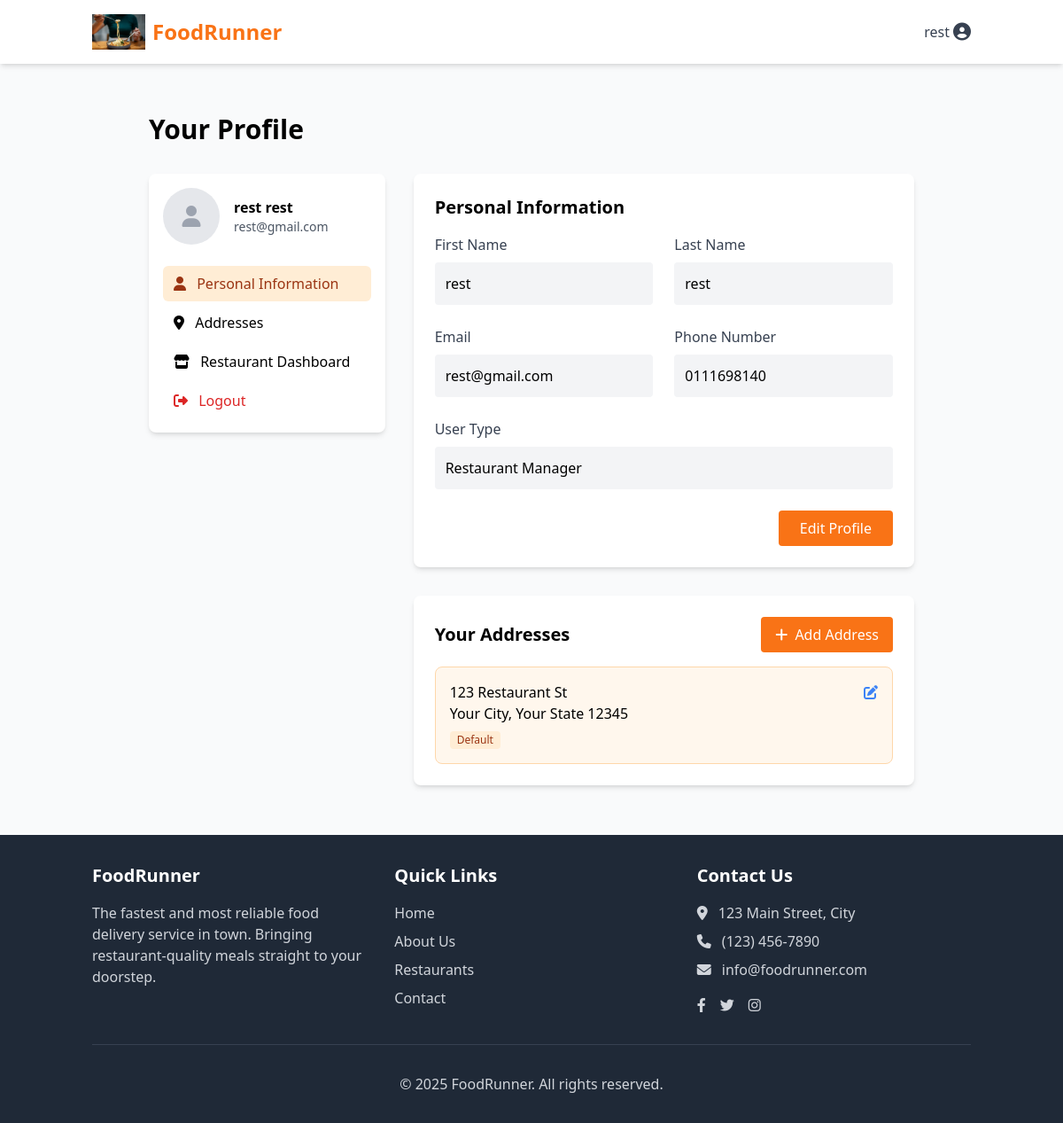
/profile/ (signed in), run on the app's committed database.
### core/models.py (models this page shows, shortened)
class User(AbstractUser):
    USER_TYPE_CHOICES = (
        ('customer', 'Customer'),
        ('restaurant', 'Restaurant Manager'),
        ('delivery', 'Delivery Person'),
        ('admin', 'Administrator'),
    )
    user_type = models.CharField(
        max_length=20,
        choices=USER_TYPE_CHOICES,
        default='customer'
    )
    phone_number = models.CharField(max_length=15, blank=True)
    profile_picture = models.ImageField(upload_to='profile_pics/', blank=True, null=True)

class Address(models.Model):
    user = models.ForeignKey(User, on_delete=models.CASCADE, related_name='addresses')
    address_line1 = models.CharField(max_length=100)
    address_line2 = models.CharField(max_length=100, blank=True)
    city = models.CharField(max_length=50)
    state = models.CharField(max_length=50)
    postal_code = models.CharField(max_length=10)
    is_default = models.BooleanField(default=False)
    class Meta:
        verbose_name_plural = "Addresses"

### core/views.py (the view)
# urls.py: path('profile/', core_views.profile_view, name='profile'),
@login_required
def profile_view(request):
    return render(request, 'profile.html')

### core/templates/profile.html (shortened to what this page needs)
{% extends 'base.html' %}
{% load static %}
{% block content %}
<div class="max-w-4xl mx-auto px-4 py-8">
    <h1 class="text-3xl font-bold mb-8">Your Profile</h1>
    <div class="grid grid-cols-1 lg:grid-cols-3 gap-8">
        <div class="lg:col-span-1">
            <div class="bg-white rounded-lg shadow-md p-4">
                <div class="flex items-center mb-6">
                    {% if user.profile_picture %}
                        <img src="{{ user.profile_picture.url }}" alt="{{ user.get_full_name }}" class="w-16 h-16 rounded-full mr-4 object-cover">
                    {% else %}
                        <div class="w-16 h-16 rounded-full bg-gray-200 flex items-center justify-center mr-4">
                            <i class="fas fa-user text-gray-400 text-2xl"></i>
                        </div>
                    {% endif %}
                    <div>
                        <h2 class="font-semibold">{{ user.get_full_name }}</h2>
                        <p class="text-gray-600 text-sm">{{ user.email }}</p>
                    </div>
                </div>
                <ul class="space-y-1">
                    <li>
                        <a href="#" class="block px-3 py-2 rounded-md bg-orange-100 text-orange-800 font-medium">
                            <i class="fas fa-user mr-2"></i> Personal Information
                        </a>
                    </li>
                    <li>
                        <a href="#" class="block px-3 py-2 rounded-md hover:bg-gray-100 transition duration-200">
                            <i class="fas fa-map-marker-alt mr-2"></i> Addresses
                        </a>
                    </li>
                    {% if user.user_type == 'customer' %}
                    <li>
                        <a href="{% url 'customers:orders' %}" class="block px-3 py-2 rounded-md hover:bg-gray-100 transition duration-200">
                            <i class="fas fa-clipboard-list mr-2"></i> Order History
                        </a>
                    </li>
                    {% elif user.user_type == 'restaurant' %}
                    <li>
                        <a href="{% url 'restaurants:dashboard' %}" class="block px-3 py-2 rounded-md hover:bg-gray-100 transition duration-200">
                            <i class="fas fa-store mr-2"></i> Restaurant Dashboard
                        </a>
                    </li>
                    {% elif user.user_type == 'delivery' %}
                    <li>
                        <a href="{% url 'delivery:dashboard' %}" class="block px-3 py-2 rounded-md hover:bg-gray-100 transition duration-200">
                            <i class="fas fa-motorcycle mr-2"></i> Delivery Dashboard
                        </a>
                    </li>
                    {% endif %}
                    <li>
                        <a href="{% url 'logout' %}" class="block px-3 py-2 rounded-md text-red-600 hover:bg-red-50 transition duration-200">
                            <i class="fas fa-sign-out-alt mr-2"></i> Logout
                        </a>
                    </li>
                </ul>
            </div>
        </div>
        <div class="lg:col-span-2">
            <div class="bg-white rounded-lg shadow-md p-6 mb-8">
                <h2 class="text-xl font-semibold mb-4">Personal Information</h2>
                <div class="grid grid-cols-1 md:grid-cols-2 gap-6 mb-6">
                    <div>
                        <label class="block text-gray-700 font-medium mb-2">First Name</label>
                        <p class="bg-gray-100 p-3 rounded">{{ user.first_name }}</p>
                    </div>
                    <div>
                        <label class="block text-gray-700 font-medium mb-2">Last Name</label>
                        <p class="bg-gray-100 p-3 rounded">{{ user.last_name }}</p>
                    </div>
                </div>
                <div class="grid grid-cols-1 md:grid-cols-2 gap-6 mb-6">
                    <div>
                        <label class="block text-gray-700 font-medium mb-2">Email</label>
                        <p class="bg-gray-100 p-3 rounded">{{ user.email }}</p>
                    </div>
                    <div>
                        <label class="block text-gray-700 font-medium mb-2">Phone Number</label>
                        <p class="bg-gray-100 p-3 rounded">{{ user.phone_number|default:"Not provided" }}</p>
                    </div>
                </div>
                <div class="mb-6">
                    <label class="block text-gray-700 font-medium mb-2">User Type</label>
                    <p class="bg-gray-100 p-3 rounded">{{ user.get_user_type_display }}</p>
                </div>
                <div class="flex justify-end">
                    <button class="bg-orange-500 text-white py-2 px-6 rounded hover:bg-orange-600 transition duration-200">
                        Edit Profile
                    </button>
                </div>
            </div>
            <div class="bg-white rounded-lg shadow-md p-6">
                <div class="flex justify-between items-center mb-4">
                    <h2 class="text-xl font-semibold">Your Addresses</h2>
                    <button class="bg-orange-500 text-white py-2 px-4 rounded hover:bg-orange-600 transition duration-200">
                        <i class="fas fa-plus mr-1"></i> Add Address
                    </button>
                </div>
                {% if user.addresses.all %}
                    <div class="space-y-4">
                        {% for address in user.addresses.all %}
                            <div class="border rounded-lg p-4 {% if address.is_default %}bg-orange-50 border-orange-200{% endif %}">
                                <div class="flex justify-between items-start">
                                    <div>
                                        <p class="font-medium">{{ address.address_line1 }}</p>
                                        <p>{{ address.city }}, {{ address.state }} {{ address.postal_code }}</p>
                                        {% if address.is_default %}
                                            <span class="bg-orange-100 text-orange-800 text-xs px-2 py-0.5 rounded mt-2 inline-block">Default</span>
                                        {% endif %}
                                    </div>
                                    <div class="flex space-x-2">
                                        <button class="text-blue-500 hover:text-blue-700">
                                            <i class="fas fa-edit"></i>
                                        </button>
                                    </div>
                                </div>
                            </div>
                        {% endfor %}
                    </div>
                {% else %}
                    <div class="text-center py-6">
                        <p class="text-gray-600">You don't have any saved addresses yet.</p>
                    </div>
                {% endif %}
            </div>
        </div>
    </div>
</div>
{% endblock %}

### core/templates/base.html (shortened to what this page needs)
<!DOCTYPE html>
<html lang="en">
<head>
    {% load static %}
    <script src="https://cdn.tailwindcss.com"></script>
    <link rel="stylesheet" href="https://cdnjs.cloudflare.com/ajax/libs/font-awesome/6.4.0/css/all.min.css">
</head>
<body class="bg-gray-50 min-h-screen flex flex-col">
    <header class="bg-white shadow-md">
        <nav class="container mx-auto px-4 py-4 flex justify-between items-center">
            <a href="{% url 'landing' %}" class="flex items-center">
                <img src="{% static 'images/logo.png' %}" alt="FoodRunner Logo" class="h-10 w-auto mr-2">
                <span class="text-2xl font-bold text-orange-500">FoodRunner</span>
            </a>
            <div class="flex items-center space-x-4">
                {% if user.is_authenticated %}
                    <div class="relative group">
                        <button class="flex items-center text-gray-700 hover:text-orange-500">
                            <span class="mr-1">{{ user.username }}</span>
                            <i class="fas fa-user-circle text-xl"></i>
                        </button>
                    </div>
                {% else %}
                    <a href="{% url 'login' %}" class="text-gray-700 hover:text-orange-500 font-semibold">Login</a>
                    <a href="{% url 'register' %}" class="bg-orange-500 text-white px-4 py-2 rounded-md hover:bg-orange-600 font-semibold">Sign Up</a>
                {% endif %}
            </div>
        </nav>
    </header>
    <main class="flex-grow container mx-auto px-4 py-6">
        {% block content %}{% endblock %}
    </main>
    <footer class="bg-gray-800 text-white py-8">
        <div class="container mx-auto px-4">
            <div class="grid grid-cols-1 md:grid-cols-3 gap-8">
                <div>
                    <h3 class="text-xl font-semibold mb-4">FoodRunner</h3>
                    <p class="text-gray-300">
                        The fastest and most reliable food delivery service in town. Bringing restaurant-quality meals straight to your doorstep.
                    </p>
                </div>
                <div>
                    <h3 class="text-xl font-semibold mb-4">Quick Links</h3>
                    <ul class="space-y-2">
                        <li><a href="{% url 'landing' %}" class="text-gray-300 hover:text-orange-400">Home</a></li>
                        <li><a href="#" class="text-gray-300 hover:text-orange-400">About Us</a></li>
                        <li><a href="#" class="text-gray-300 hover:text-orange-400">Restaurants</a></li>
                        <li><a href="#" class="text-gray-300 hover:text-orange-400">Contact</a></li>
                    </ul>
                </div>
                <div>
                    <h3 class="text-xl font-semibold mb-4">Contact Us</h3>
                    <p class="text-gray-300 mb-2">
                        <i class="fas fa-map-marker-alt mr-2"></i> 123 Main Street, City
                    </p>
                    <p class="text-gray-300 mb-2">
                        <i class="fas fa-phone mr-2"></i> (123) 456-7890
                    </p>
                    <p class="text-gray-300 mb-2">
                        <i class="fas fa-envelope mr-2"></i> info@foodrunner.com
                    </p>
                    <div class="flex space-x-4 mt-4">
                        <a href="#" class="text-gray-300 hover:text-orange-400"><i class="fab fa-facebook-f"></i></a>
                        <a href="#" class="text-gray-300 hover:text-orange-400"><i class="fab fa-twitter"></i></a>
                        <a href="#" class="text-gray-300 hover:text-orange-400"><i class="fab fa-instagram"></i></a>
                    </div>
                </div>
            </div>
            <div class="border-t border-gray-700 mt-8 pt-8 text-center text-gray-300">
                <p>&copy; 2025 FoodRunner. All rights reserved.</p>
            </div>
        </div>
    </footer>
</body>
</html>

### data on the page
User: username "rest", get_full_name "rest rest", email "rest@gmail.com", first_name "rest", last_name "rest", phone_number "0111698140", user_type "Restaurant Manager"
Address: address_line1 "123 Restaurant St", city "Your City", state "Your State", postal_code "12345", is_default "Default"
